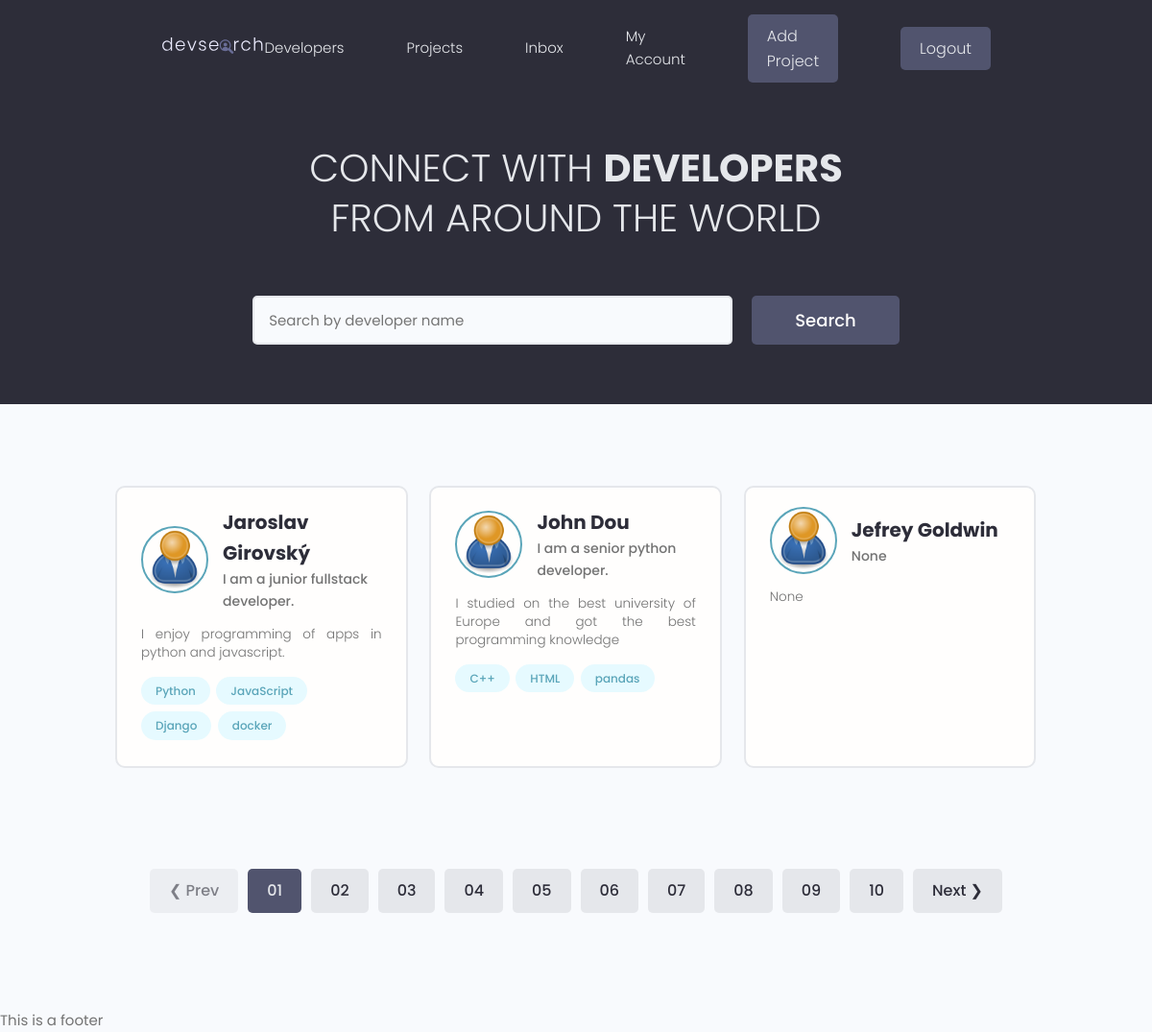
Page /profiles/ (signed in) on the committed database.
### users/models.py (models this page shows, shortened)
class Profile(models.Model):
    user = models.OneToOneField(User, on_delete=models.CASCADE, null=True, blank=True)
    username = models.CharField(max_length=200, blank=True, null=True)
    name = models.CharField(max_length=200, blank=True, null=True)
    location = models.CharField(max_length=200, blank=True, null=True)
    email = models.EmailField(max_length=500, blank=True, null=True)
    short_intro = models.CharField(max_length=200, blank=True, null=True)
    bio = models.TextField(blank=True, null=True)
    profile_image = models.ImageField(blank=True, null=True, upload_to="profiles/", default="user-default.png")
    social_github = models.CharField(max_length=200, blank=True, null=True)
    social_twitter = models.CharField(max_length=200, blank=True, null=True)
    social_linkedin = models.CharField(max_length=200, blank=True, null=True)
    social_youtube = models.CharField(max_length=200, blank=True, null=True)
    social_website = models.CharField(max_length=200, blank=True, null=True)
    created_at = models.DateTimeField(auto_now_add=True)
    id = models.UUIDField(default=uuid.uuid4, unique=True, primary_key=True, editable=False)

class Skill(models.Model):
    owner = models.ForeignKey(Profile, on_delete=models.CASCADE, null=True, blank=True)
    name = models.CharField(max_length=200)
    description = models.TextField(blank=True, null=True)
    id = models.UUIDField(default=uuid.uuid4, unique=True, primary_key=True, editable=False)

### users/views.py (the view)
# urls.py: path('', RedirectView.as_view(url="profiles/"), name="home"),
def profiles(request):
    profiles = Profile.objects.all()
    return render(request, 'users/profiles.html', {"profiles":profiles})

### users/templates/users/profiles.html (shortened to what this page needs)
{% extends "base.html"%}
{% load static %}
{% block content %}
<main class="home">
    <section class="hero-section text-center">
      <div class="container container--narrow">
        <div class="hero-section__box">
          <h2>CONNECT WITH <span>DEVELOPERS</span></h2>
          <h2>FROM AROUND THE WORLD</h2>
        </div>
        <div class="hero-section__search">
          <form class="form" action="#" method="get">
            <div class="form__field">
              <input class="input input--text" id="formInput#search" type="text" name="text"
                placeholder="Search by developer name" />
            </div>
            <input class="btn btn--sub btn--lg" type="submit" value="Search" />
          </form>
        </div>
      </div>
    </section>
    <section class="devlist">
      <div class="container">
        <div class="grid grid--three">
        {% for profile in profiles %}
          <div class="column card">
            <div class="dev">
              <a href="{% url 'users:profile-detail' profile.id %}" class="card__body">
                <div class="dev__profile">
                  <img class="avatar avatar--md" src="{{profile.profile_image.url}}" alt="{{profile.profile_image}}" />
                  <div class="dev__meta">
                    <h3>{{profile.name}}</h3>
                    <h5>{{profile.short_intro|slice:"40"}}</h5>
                  </div>
                </div>
                <p class="dev__info">
                  {{profile.bio|slice:"150"}}
                </p>
                <div class="dev__skills">
                {% for skill in profile.skill_set.all|slice:4 %}
                  <span class="tag tag--pill tag--main">
                    <small>{{skill.name}}</small>
                  </span>
                  {% endfor %}
                </div>
              </a>
            </div>
          </div>
        {% endfor %}
        </div>
      </div>
    </section>
    <div class="pagination">
      <ul class="container">
        <li><a href="#" class="btn btn--disabled">&#10094; Prev</a></li>
        <li><a href="#" class="btn btn--sub">01</a></li>
        <li><a href="#" class="btn">02</a></li>
        <li><a href="#" class="btn">03</a></li>
        <li><a href="#" class="btn">04</a></li>
        <li><a href="#" class="btn">05</a></li>
        <li><a href="#" class="btn">06</a></li>
        <li><a href="#" class="btn">07</a></li>
        <li><a href="#" class="btn">08</a></li>
        <li><a href="#" class="btn">09</a></li>
        <li><a href="#" class="btn">10</a></li>
        <li><a href="#" class="btn">Next &#10095;</a></li>
      </ul>
    </div>
  </main>
{% endblock %}

### static/styles/app.css (style rules this page uses)
:root { --color-sub: #2d2d39; }
.btn--sub { background-color: var(--color-sub-light); }
.card { border: 2px solid var(--color-light); }
img { width: 100%; }
.hero-section { height: 40vh; display: flex; align-items: center; background-color: var(--color-sub); }
.hero-section__box { margin-bottom: 4rem; }
.hero-section__box > h2, .hero-section__box > h2 > span { font-size: 4rem; color: var(--color-light); line-height: 1.3; text-transform: uppercase; }
.hero-section__box > h2 { font-weight: 300; }
.hero-section__box > h2 > span { font-weight: 700; }
.hero-section__search > .form { display: flex; align-items: center; justify-content: center; gap: 2rem; }
.hero-section__search > .form input.input--text { width: 50rem; }
.devlist { margin-top: 8rem; }
.devlist .grid { align-items: stretch; }
.devlist .dev .dev__profile { display: flex; align-items: center; gap: 1.5rem; }
.devlist .dev .dev__meta h3 { color: var(--color-sub); font-size: 2rem; font-weight: 700; }
.devlist .dev .dev__meta h5 { color: var(--color-text); font-size: 1.4rem; font-weight: 500; }
.devlist .dev .dev__info { margin: 1.5rem 0; font-size: 1.35rem; line-height: 1.4; text-align: justify; }
.pagination { margin-top: 8rem; margin-bottom: 10rem; }
.pagination > ul { flex-wrap: wrap; list-style: none; display: flex; align-items: center; justify-content: center; gap: 1rem; }
.pagination .btn { color: var(--color-sub); }
.pagination .btn.btn--sub { color: var(--color-light); }

### static/uikit/styles/modules/_variables.css (style rules this page uses)
:root { --color-main: #5aa5b9; --color-main-light: #e6faff; --color-sub: #3f4156; --color-sub-light: #51546e; --color-sub-lighter: #ededfd; --color-text: #737373; --color-gray: #8b8b8b; --color-light: #e5e7eb; --color-light-gray: #767676; --color-bg: #f8fafd; --color-white: #fffefd; --color-white-light: #f3f3f3; --color-success: #359e64; --color-success-bg: #def8e8; --color-error: #fc4b0b; --color-error-bg: #fff2ee; --font-base: 'Poppins', arial, helvetica, 'Segoe UI', roboto, ubuntu, sans-serif; --font-monospace: 'Fira Code', 'Courier New', courier, monospace; --font-regular: 300; --font-medium: 500; --font-bold: 700; --generic-shadow: 1px 1px 5px #00000010; --generic-transition: all 0.3s ease-in-out; }

### static/uikit/styles/modules/_base.css (style rules this page uses)
* { margin: 0; padding: 0; box-sizing: border-box; text-rendering: optimizeLegibility; color: inherit; font-size: inherit; }
html { font-size: 50%; }
@media only screen and (min-width: 480px) { html { font-size: 56.25%; } }
@media only screen and (min-width: 1200px) { html { font-size: 62.5%; } }
body { line-height: 1.6; font-weight: 400; font-size: 1.5rem; color: var(--color-text); background-color: var(--color-bg); min-height: 100vh; }

### static/uikit/styles/modules/_typography.css (style rules this page uses)
* { font-family: var(--font-base); }
h2 { font-size: 3.6rem; font-weight: var(--font-bold); }
h3 { font-size: 3.2rem; font-weight: var(--font-medium); }
h5 { font-size: 2.4rem; font-weight: var(--font-medium); }
h5, h6 { font-weight: var(--font-regular); }
p, span, strong { font-size: 1.6rem; color: var(--color-text); font-weight: var(--font-regular); }
a { padding-bottom: 2px; text-decoration: none; display: inline-block; color: var(--color-main); font-weight: var(--font-medium); }

### static/uikit/styles/modules/_utilities.css (style rules this page uses)
.container { width: 92%; max-width: 165rem; margin: 0 auto; box-sizing: border-box; }
.container--narrow { width: 92%; max-width: 120rem; }
@media screen and (min-width: 1000px) { .container { width: 90%; } }
@media screen and (min-width: 1000px) { .container--narrow { width: 85%; } }
@media screen and (min-width: 1200px) { .container { width: 80%; } }
@media screen and (min-width: 1200px) { .container--narrow { width: 72%; } }
.text-center { text-align: center; }

### static/uikit/styles/modules/_avatar.css (style rules this page uses)
.avatar { border-radius: 50%; border: 2px solid var(--color-main); object-fit: cover; }
.avatar--md { height: 7rem; width: 7rem; }

### static/uikit/styles/modules/_button.css (style rules this page uses)
.btn { display: inline-block; position: relative; cursor: pointer; background-color: var(--color-light); font-weight: var(--font-medium); color: var(--color-sub); text-decoration: none; padding: 1rem 2rem; border-radius: 0.5rem; border: none; width: -webkit-fit-content; width: -moz-fit-content; width: fit-content; height: -webkit-fit-content; height: -moz-fit-content; height: fit-content; font-size: 1.6rem; outline-width: 0; outline-color: transparent; -webkit-backface-visibility: hidden; backface-visibility: hidden; transition: all 0.3s ease-in-out; }
.btn:disabled, .btn--disabled { cursor: not-allowed; opacity: 0.6; }
.btn--sub { background-color: var(--color-sub); color: var(--color-white); }
.btn--lg { font-size: 1.8rem; padding: 1.2rem 4.5rem; }

### rows in the picture
Profile: profile_image (placeholder picture), name "Jaroslav Girovský", short_intro "I am a junior fullstack developer.", bio "I enjoy programming of apps in python and javascript."
Skill: name "Python"
Skill: name "JavaScript"
Skill: name "Django"
Skill: name "docker"
Profile: profile_image (placeholder picture), name "John Dou", short_intro "I am a senior python developer.", bio "I studied on the best university of Europe and got the best programming knowledge"
Skill: name "C++"
Skill: name "HTML"
Skill: name "pandas"
Profile: profile_image (placeholder picture), name "Jefrey Goldwin", short_intro "None", bio "None"
